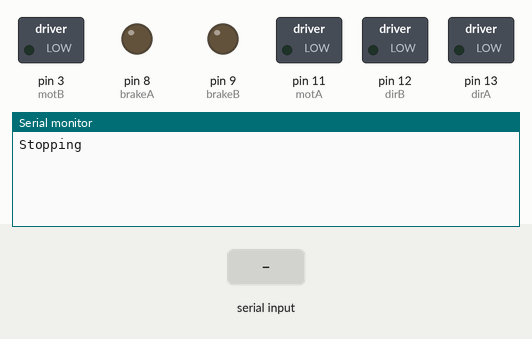
Simulated run of this sketch. Board: Arduino Uno, built with avr-gcc and run on an emulated ATmega328P. Parts: switched loads named in the sketch (green lamp = pin HIGH), output pins drawn as LEDs (lit = HIGH), the last lines printed to the serial monitor. The inputs (shaded band) are chosen by the test bench.

Above: at 1.2 s.
1.3 s: "s,1\n" received over Serial
At 1.9 s:
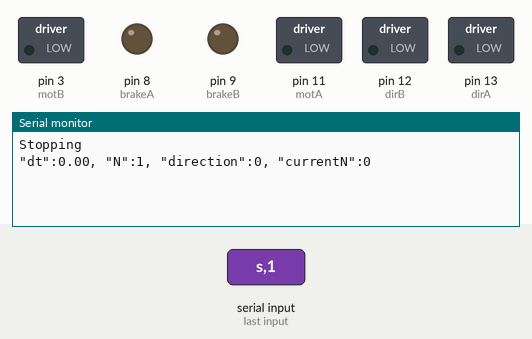
2.8 s: "id\n" received over Serial
At 4.2 s:
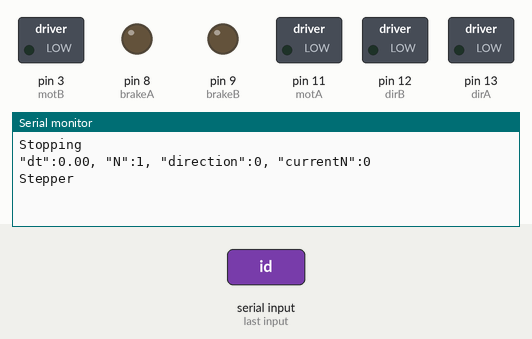

Measured:
- after the input at 1.3 s, the serial monitor: prints a new line at once (image 1)
- after the input at 2.8 s, the serial monitor: prints a new line at once (image 2)

The sketch:

StepperSerial.ino
```cpp
// (licence header left out)
const int dirA = 13;
const int dirB = 12;

const int motA = 11;
const int motB = 3;

const int brakeA = 8;
const int brakeB = 9;


float delayLength = -1; // negative value = stop
int nStep = -1; // negative = infinite number of steps
int RotDir = +1; // rotation direction
int CurrentStep = 0;

void setup() {

  Serial.begin(9600);
  ApplyCommand("s");

  pinMode(dirA, OUTPUT);
  pinMode(dirB, OUTPUT);
  pinMode(brakeA, OUTPUT);
  pinMode(brakeB, OUTPUT);
  pinMode(motA, OUTPUT);
  pinMode(motB, OUTPUT);
}

char* string2char(String command){
    if(command.length()!=0){
        char *p = const_cast<char*>(command.c_str());
        return p;
    }
}

void PrintParams(){
      Serial.print("\"dt\":");
      Serial.print(delayLength);
      Serial.print(", \"N\":");
      Serial.print(nStep);
      Serial.print(", \"direction\":");
      Serial.print(RotDir);
      Serial.print(", \"currentN\":");
      Serial.println(CurrentStep);
}

void MotorStep(int iStep){

  if ( iStep == 0 ){
    digitalWrite(brakeA, HIGH);
    digitalWrite(brakeB, LOW);
    digitalWrite(dirB, LOW);
    digitalWrite(motB, HIGH);
  }

  else if ( iStep == 1 ){
    digitalWrite(brakeA, LOW);
    digitalWrite(brakeB, HIGH);
    digitalWrite(dirA, LOW);
    digitalWrite(motA, HIGH);
  }

  else if ( iStep == 2 ){
    digitalWrite(brakeA, HIGH);
    digitalWrite(brakeB, LOW);
    digitalWrite(dirB, HIGH);
    digitalWrite(motB, HIGH);
  }

  else if ( iStep == 3 ){
    digitalWrite(brakeA, LOW);
    digitalWrite(brakeB, HIGH);
    digitalWrite(dirA, HIGH);
    digitalWrite(motA, HIGH);
  }
}

void serialEvent() {
  String UserCommand = Serial.readStringUntil('\n');
  ApplyCommand( UserCommand );
}

void ApplyCommand(String Command) {

    if ( Command == "s" ){
       Serial.println( "Stopping" );
       delayLength = -1;
    }

    else if ( Command == "id" ){
       Serial.println( "Stepper" );
    }

    else if ( Command == "?" ){
       PrintParams();
    }

    else {

      char * splitCommand = strtok ( string2char( Command ), ">," );

      delayLength = atof( splitCommand );

      splitCommand = strtok ( NULL, "," );
      nStep = atoi( splitCommand );

      splitCommand = strtok ( NULL, "," );
      RotDir = atoi( splitCommand );

      CurrentStep = 0;

      PrintParams();

    }

  }

void loop() {

  if ( delayLength > 0 ){

    if ( CurrentStep < nStep || nStep < 0 ){

      if ( RotDir >= 0 ){ // forward
        for ( int iStep=0; iStep<=3; iStep++ ){
          MotorStep(iStep);
          delay(delayLength);
        }
      }

      else { // reverse
        for ( int iStep=3; iStep>=0; iStep-- ){
          MotorStep(iStep);
          delay(delayLength);
        }
      }
    }

    else {
      Serial.println( "Done" );
      delayLength = -1;
    }

    CurrentStep += 1;

  }

}
```
